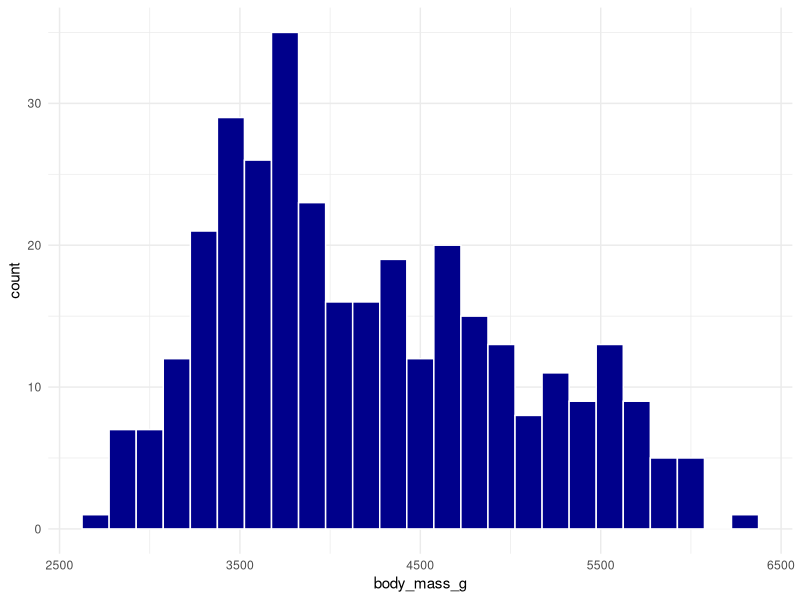
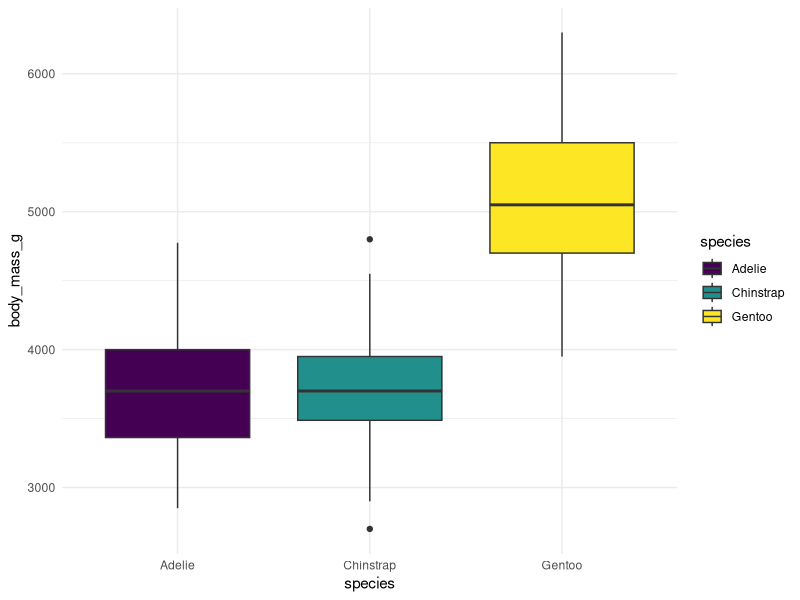
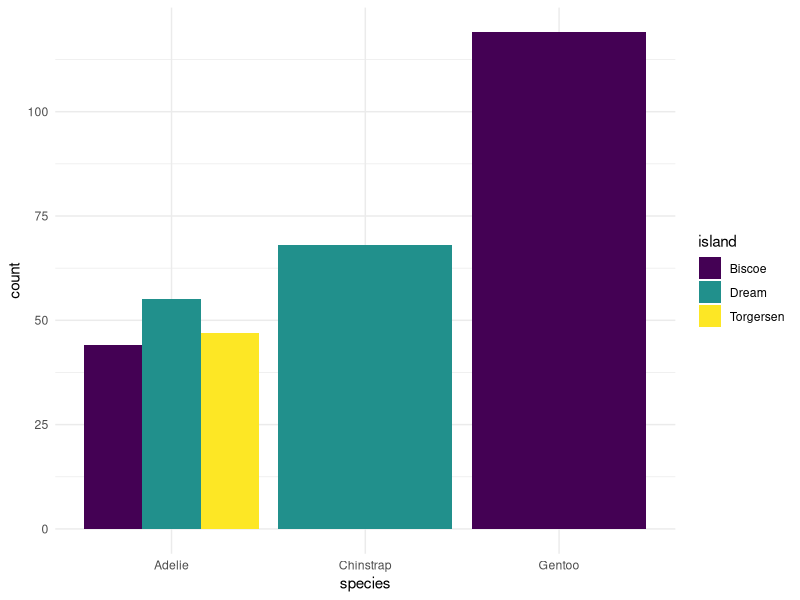
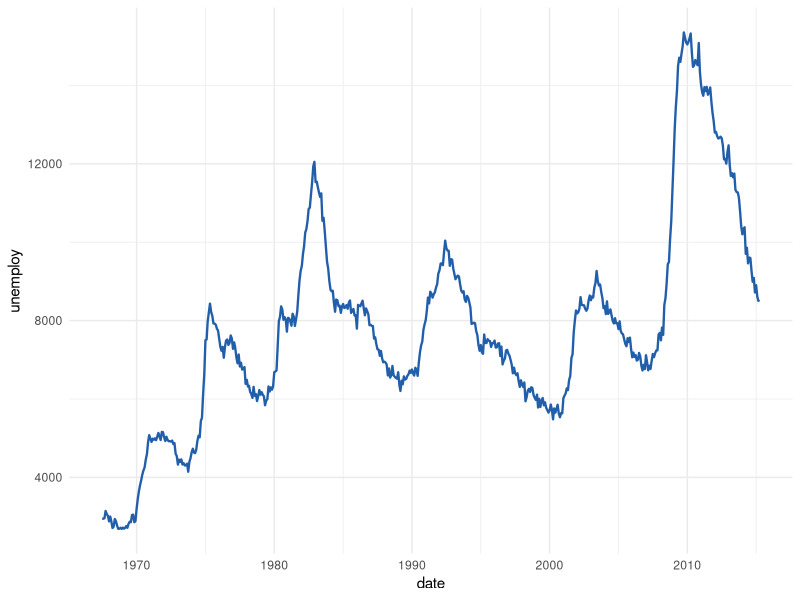
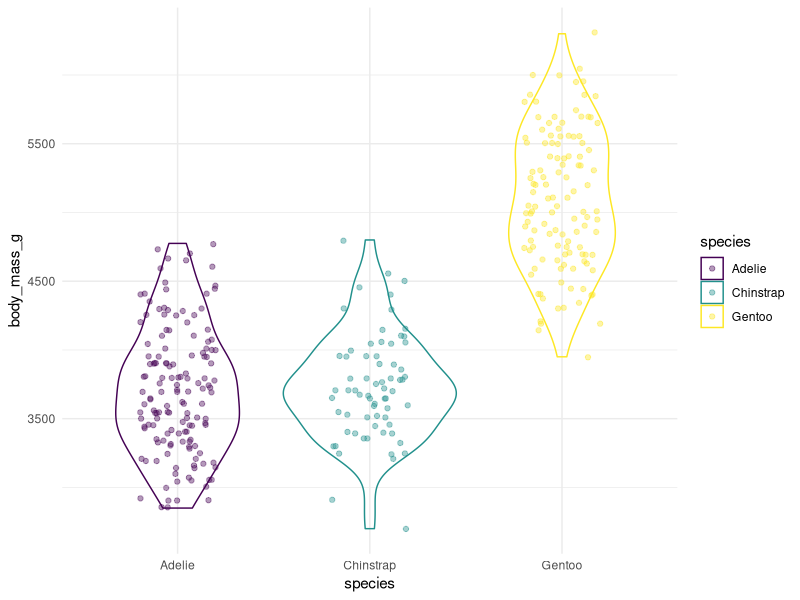
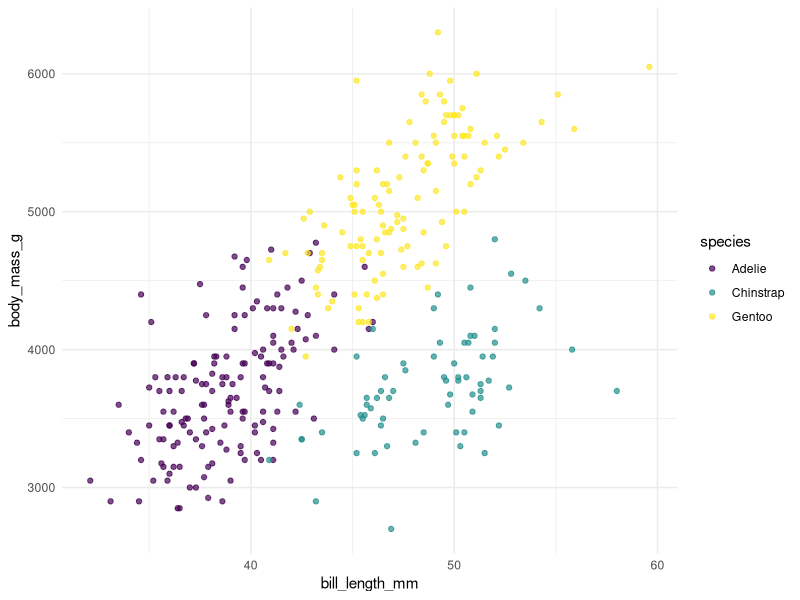
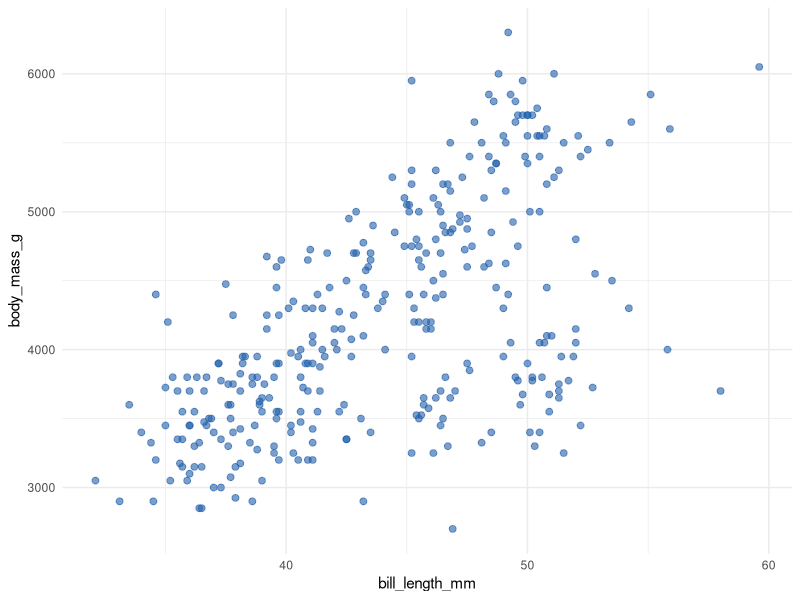
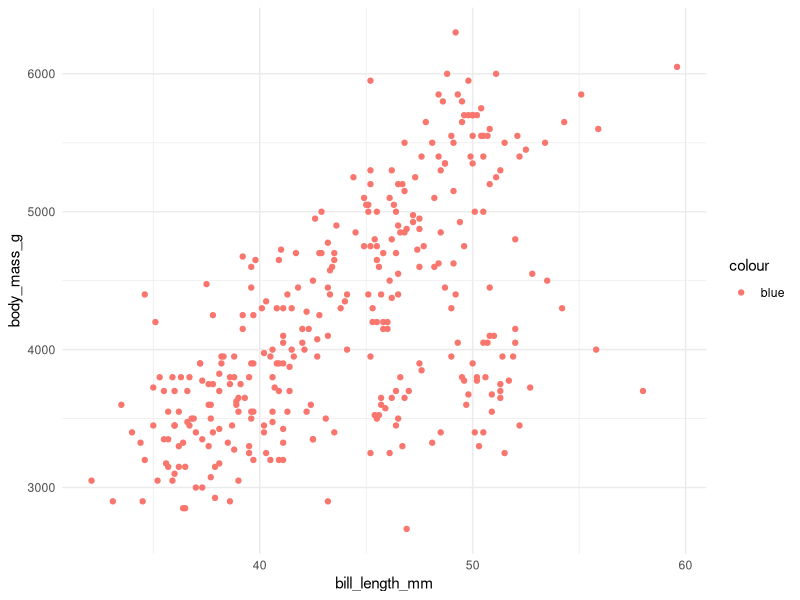

Write the R code that produced these figures, in order.
## ---- chunk 1
#| include: false
library(tidyverse)
library(palmerpenguins)
pinguinos <- penguins |> drop_na()
## ---- chunk 2
library(palmerpenguins)
glimpse(penguins)
## ---- chunk 3
# vamos a sobreescribir el objeto original para trabajar solo con los datos limpios
pinguinos <- penguins
pinguinos <- drop_na(penguins)
glimpse(pinguinos)
## ---- chunk 4
#| echo: false
ggplot(pinguinos, aes(x = body_mass_g)) +
    geom_histogram(bins = 25, fill = "darkblue", colour = "white") +
    theme_minimal()
## ---- chunk 5
#| echo: false
ggplot(pinguinos, aes(x = species, y = body_mass_g, fill = species)) +
    geom_boxplot() +
    scale_fill_viridis_d() +
    theme_minimal()
## ---- chunk 6
#| echo: false
ggplot(pinguinos, aes(x = species, fill = island)) +
    geom_bar(position = "dodge") +
    scale_fill_viridis_d() +
    theme_minimal()
## ---- chunk 7
#| echo: false
ggplot(economics, aes(x = date, y = unemploy)) +
    geom_line(colour = "#225faa", linewidth = 0.8) +
    theme_minimal()
## ---- chunk 8
#| echo: false
ggplot(pinguinos, aes(x = species, y = body_mass_g, colour = species)) +
    geom_violin(fill = NA) +
    geom_jitter(width = 0.2, alpha = 0.4, size = 1.5) +
    scale_colour_viridis_d() +
    theme_minimal()
## ---- chunk 9
#| echo: false
ggplot(pinguinos, aes(x = bill_length_mm, y = body_mass_g, colour = species)) +
    geom_point(alpha = 0.7) +
    scale_colour_viridis_d() +
    theme_minimal()
## ---- chunk 10
#| echo: false
ggplot(pinguinos, aes(x = bill_length_mm, y = body_mass_g)) +
    geom_point(colour = "#225faa", size = 2, alpha = 0.6) +
    theme_minimal()
## ---- chunk 11
#| echo: false
ggplot(pinguinos, aes(x = bill_length_mm, y = body_mass_g)) +
    geom_point(aes(colour = "blue")) +
    theme_minimal()
## ---- chunk 12
#| echo: false
ggplot(pinguinos, aes(
    x = bill_length_mm, y = body_mass_g,
    colour = species, shape = species
)) +
    geom_point(alpha = 0.7, size = 2.5) +
    scale_colour_viridis_d() +
    theme_minimal()
## ---- chunk 13
#| echo: false
ggplot(pinguinos, aes(x = bill_length_mm, y = body_mass_g, colour = species)) +
    geom_point(alpha = 0.7) +
    scale_colour_viridis_d() +
    labs(
        title    = "Masa corporal y longitud del pico",
        subtitle = "Pingüinos de Palmer, Antártida",
        x        = "Longitud del pico (mm)",
        y        = "Masa corporal (g)",
        colour   = "Especie",
        caption  = "Datos: Horst, Hill & Gorman (2020)"
    ) +
    theme_minimal()
## ---- chunk 14
#| echo: false
ggplot(pinguinos, aes(x = species, y = body_mass_g)) +
    geom_boxplot(fill = "#ddeaf8", colour = "#225faa") +
    theme_classic()
## ---- chunk 15
#| echo: false
ggplot(pinguinos, aes(x = species, y = body_mass_g, fill = species)) +
    geom_boxplot() +
    scale_fill_viridis_d() +
    theme_minimal() +
    theme(
        legend.position  = "none",
        panel.grid.minor = element_blank(),
        axis.title       = element_text(size = 12, face = "bold"),
        plot.title       = element_text(hjust = 0.5)
    )
## ---- chunk 16
#| echo: false
ggplot(pinguinos, aes(x = bill_length_mm, y = body_mass_g, colour = species)) +
    geom_point(alpha = 0.7, size = 2) +
    scale_colour_viridis_d() +
    labs(title = "scale_colour_viridis_d()", colour = "Especie") +
    theme_minimal() +
    theme(plot.title = element_text(size = 11, face = "bold"))
## ---- chunk 17
#| echo: false
ggplot(pinguinos, aes(x = bill_length_mm, y = body_mass_g, colour = species)) +
    geom_point(alpha = 0.7, size = 2) +
    scale_colour_brewer(palette = "Set2") +
    labs(title = 'scale_colour_brewer(palette = "Set2")', colour = "Especie") +
    theme_minimal() +
    theme(plot.title = element_text(size = 11, face = "bold"))
## ---- chunk 18
#| echo: false
ggplot(pinguinos, aes(x = bill_length_mm, y = body_mass_g, colour = sex)) +
    geom_point(alpha = 0.7, size = 2) +
    facet_wrap(~species) +
    scale_colour_viridis_d() +
    theme_minimal()
## ---- chunk 19
#| echo: false
ggplot(pinguinos, aes(x = bill_length_mm, y = body_mass_g)) +
    geom_point(colour = "#225faa", alpha = 0.6, size = 1.5) +
    facet_grid(sex ~ species) +
    theme_minimal()
## ---- chunk 20
#| echo: false
ggplot(pinguinos, aes(
    x = bill_length_mm, y = body_mass_g,
    colour = species, shape = species
)) +
    geom_point(alpha = 0.6, size = 2) +
    geom_smooth(method = "lm", se = FALSE, linewidth = 0.8) +
    facet_wrap(~island) +
    scale_colour_viridis_d(name = "Especie") +
    scale_shape_discrete(name = "Especie") +
    labs(
        title   = "Masa y pico por isla",
        x       = "Longitud del pico (mm)",
        y       = "Masa corporal (g)",
        caption = "Datos: Horst et al. (2020)"
    ) +
    theme_minimal() +
    theme(legend.position = "bottom")
